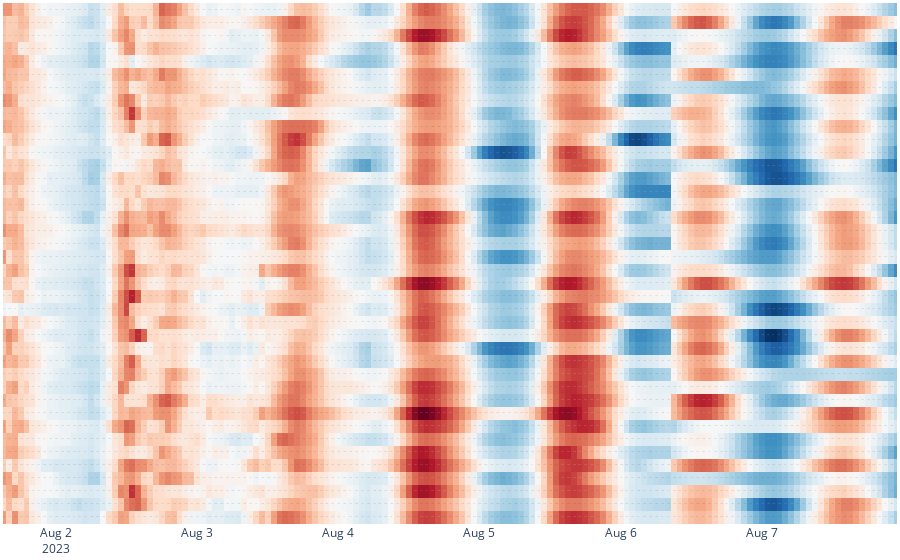

The notebook cell this image was saved under:
### Code cell
fig = px.imshow(
    ens_forecast.loc[:, ens_forecast.columns.str.contains(var)].T,
    x=ens_forecast['time'],
                text_auto=True,
                color_continuous_scale='RdBu_r',
                origin='lower')

fig.update_yaxes(visible=False, showticklabels=False)

fig.update_layout(
            xaxis=dict(showgrid=True,
                       range=[ens_forecast['time'].min(),ens_forecast['time'].max()]),
            yaxis=dict(showgrid=True),
            margin={"r": 3, "t": 3, "l": 3, "b": 3},
            template='plotly_white',
        )
fig.update_coloraxes(showscale=False)
fig.show()

### Figure 1 — Plotly figure (JSON) as saved in the notebook; plotly's stock layout.template omitted (floating-point values rounded to 4 significant figures; data arrays with more than 128 entries replaced by an {"elided": "..."} marker saying what was removed)
{"data": [{"coloraxis": "coloraxis", "hovertemplate": "x: %{x}<br>y: %{y}<br>color: %{z}<extra></extra>", "name": "0", "texttemplate": "%{z}", "type": "heatmap", "x": {"elided": "153 str values"}, "xaxis": "x", "y": ["temperature_2m", "temperature_2m_member01", "temperature_2m_member02", "temperature_2m_member03", "temperature_2m_member04", "temperature_2m_member05", "temperature_2m_member06", "temperature_2m_member07", "temperature_2m_member08", "temperature_2m_member09", "temperature_2m_member10", "temperature_2m_member11", "temperature_2m_member12", "temperature_2m_member13", "temperature_2m_member14", "temperature_2m_member15", "temperature_2m_member16", "temperature_2m_member17", "temperature_2m_member18", "temperature_2m_member19", "temperature_2m_member20", "temperature_2m_member21", "temperature_2m_member22", "temperature_2m_member23", "temperature_2m_member24", "temperature_2m_member25", "temperature_2m_member26", "temperature_2m_member27", "temperature_2m_member28", "temperature_2m_member29", "temperature_2m_member30", "temperature_2m_member31", "temperature_2m_member32", "temperature_2m_member33", "temperature_2m_member34", "temperature_2m_member35", "temperature_2m_member36", "temperature_2m_member37", "temperature_2m_member38", "temperature_2m_member39"], "yaxis": "y", "z": {"elided": "40x153 float values"}}], "layout": {"coloraxis": {"colorscale": [[0, "rgb(5,48,97)"], [0.1, "rgb(33,102,172)"], [0.2, "rgb(67,147,195)"], [0.3, "rgb(146,197,222)"], [0.4, "rgb(209,229,240)"], [0.5, "rgb(247,247,247)"], [0.6, "rgb(253,219,199)"], [0.7, "rgb(244,165,130)"], [0.8, "rgb(214,96,77)"], [0.9, "rgb(178,24,43)"], [1, "rgb(103,0,31)"]], "showscale": false}, "margin": {"b": 3, "l": 3, "r": 3, "t": 3}, "xaxis": {"anchor": "y", "constrain": "domain", "domain": [0, 1], "range": ["2023-08-01T15:00:00+02:00", "2023-08-07T23:00:00+02:00"], "scaleanchor": "y", "showgrid": true}, "yaxis": {"anchor": "x", "autorange": true, "constrain": "domain", "domain": [0, 1], "showgrid": true, "showticklabels": false, "visible": false}}}
